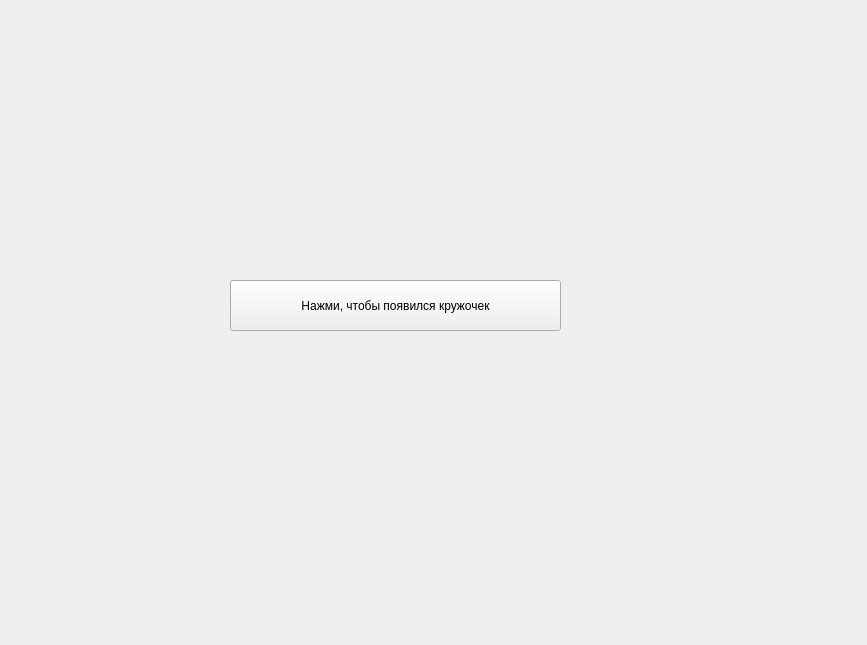
<?xml version="1.0" encoding="UTF-8"?>
<ui version="4.0">
 <class>Form</class>
 <widget class="QWidget" name="Form">
  <property name="geometry">
   <rect>
    <x>0</x>
    <y>0</y>
    <width>867</width>
    <height>645</height>
   </rect>
  </property>
  <property name="windowTitle">
   <string>Form</string>
  </property>
  <widget class="QPushButton" name="btn_draw">
   <property name="geometry">
    <rect>
     <x>230</x>
     <y>280</y>
     <width>331</width>
     <height>51</height>
    </rect>
   </property>
   <property name="text">
    <string>Нажми, чтобы появился кружочек</string>
   </property>
  </widget>
 </widget>
 <resources/>
 <connections/>
</ui>
